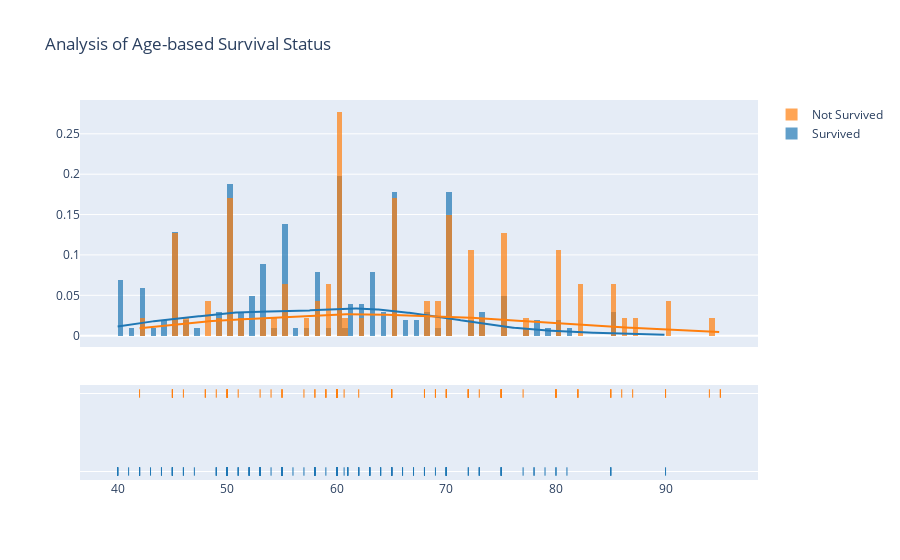

Source (notebook cell):
### Code cell
# Gender Factor Analysis
survival = HEART_DATA[HEART_DATA["DEATH_EVENT"] == 0]["age"]
not_surv = HEART_DATA[HEART_DATA["DEATH_EVENT"] == 1]["age"]
hist_data = [survival, not_surv]
group_labels = ["Survived", "Not Survived"]
fig = ff.create_distplot(hist_data, group_labels, bin_size = 0.5)
fig.update_layout(title_text = "Analysis of Age-based Survival Status")
fig.show()

### Figure 1 — Plotly figure (JSON) as saved in the notebook; plotly's stock layout.template omitted (floating-point values rounded to 4 significant figures; data arrays with more than 128 entries replaced by an {"elided": "..."} marker saying what was removed)
{"data": [{"autobinx": false, "histnorm": "probability density", "legendgroup": "Survived", "marker": {"color": "rgb(31, 119, 180)"}, "name": "Survived", "opacity": 0.7, "type": "histogram", "x": {"elided": "203 float values"}, "xaxis": "x", "xbins": {"end": 90, "size": 0.5, "start": 40}, "yaxis": "y"}, {"autobinx": false, "histnorm": "probability density", "legendgroup": "Not Survived", "marker": {"color": "rgb(255, 127, 14)"}, "name": "Not Survived", "opacity": 0.7, "type": "histogram", "x": [75, 55, 65, 50, 65, 90, 75, 60, 65, 80, 75, 62, 45, 50, 82, 87, 45, 70, 48, 65, 68, 75, 80, 95, 70, 58, 82, 94, 85, 50, 65, 69, 90, 82, 60, 70, 50, 70, 60, 50, 51, 60, 80, 57, 68, 53, 60, 70, 60, 95, 49, 72, 45, 50, 45, 60, 42, 72, 70, 65, 85, 69, 60, 60, 59, 60, 72, 85, 70, 86, 60, 46, 80, 72, 75, 72, 50, 45, 80, 59, 59, 65, 75, 58, 60.67, 50, 60, 45, 77, 48, 54, 73, 60, 55, 65, 55], "xaxis": "x", "xbins": {"end": 95, "size": 0.5, "start": 42}, "yaxis": "y"}, {"legendgroup": "Survived", "marker": {"color": "rgb(31, 119, 180)"}, "mode": "lines", "name": "Survived", "showlegend": false, "type": "scatter", "x": {"elided": "500 float values"}, "xaxis": "x", "y": {"elided": "500 float values"}, "yaxis": "y"}, {"legendgroup": "Not Survived", "marker": {"color": "rgb(255, 127, 14)"}, "mode": "lines", "name": "Not Survived", "showlegend": false, "type": "scatter", "x": {"elided": "500 float values"}, "xaxis": "x", "y": {"elided": "500 float values"}, "yaxis": "y"}, {"legendgroup": "Survived", "marker": {"color": "rgb(31, 119, 180)", "symbol": "line-ns-open"}, "mode": "markers", "name": "Survived", "showlegend": false, "type": "scatter", "x": {"elided": "203 float values"}, "xaxis": "x", "y": {"elided": "203 str values"}, "yaxis": "y2"}, {"legendgroup": "Not Survived", "marker": {"color": "rgb(255, 127, 14)", "symbol": "line-ns-open"}, "mode": "markers", "name": "Not Survived", "showlegend": false, "type": "scatter", "x": [75, 55, 65, 50, 65, 90, 75, 60, 65, 80, 75, 62, 45, 50, 82, 87, 45, 70, 48, 65, 68, 75, 80, 95, 70, 58, 82, 94, 85, 50, 65, 69, 90, 82, 60, 70, 50, 70, 60, 50, 51, 60, 80, 57, 68, 53, 60, 70, 60, 95, 49, 72, 45, 50, 45, 60, 42, 72, 70, 65, 85, 69, 60, 60, 59, 60, 72, 85, 70, 86, 60, 46, 80, 72, 75, 72, 50, 45, 80, 59, 59, 65, 75, 58, 60.67, 50, 60, 45, 77, 48, 54, 73, 60, 55, 65, 55], "xaxis": "x", "y": ["Not Survived", "Not Survived", "Not Survived", "Not Survived", "Not Survived", "Not Survived", "Not Survived", "Not Survived", "Not Survived", "Not Survived", "Not Survived", "Not Survived", "Not Survived", "Not Survived", "Not Survived", "Not Survived", "Not Survived", "Not Survived", "Not Survived", "Not Survived", "Not Survived", "Not Survived", "Not Survived", "Not Survived", "Not Survived", "Not Survived", "Not Survived", "Not Survived", "Not Survived", "Not Survived", "Not Survived", "Not Survived", "Not Survived", "Not Survived", "Not Survived", "Not Survived", "Not Survived", "Not Survived", "Not Survived", "Not Survived", "Not Survived", "Not Survived", "Not Survived", "Not Survived", "Not Survived", "Not Survived", "Not Survived", "Not Survived", "Not Survived", "Not Survived", "Not Survived", "Not Survived", "Not Survived", "Not Survived", "Not Survived", "Not Survived", "Not Survived", "Not Survived", "Not Survived", "Not Survived", "Not Survived", "Not Survived", "Not Survived", "Not Survived", "Not Survived", "Not Survived", "Not Survived", "Not Survived", "Not Survived", "Not Survived", "Not Survived", "Not Survived", "Not Survived", "Not Survived", "Not Survived", "Not Survived", "Not Survived", "Not Survived", "Not Survived", "Not Survived", "Not Survived", "Not Survived", "Not Survived", "Not Survived", "Not Survived", "Not Survived", "Not Survived", "Not Survived", "Not Survived", "Not Survived", "Not Survived", "Not Survived", "Not Survived", "Not Survived", "Not Survived", "Not Survived"], "yaxis": "y2"}], "layout": {"barmode": "overlay", "hovermode": "closest", "legend": {"traceorder": "reversed"}, "title": {"text": "Analysis of Age-based Survival Status"}, "xaxis": {"anchor": "y2", "domain": [0, 1], "zeroline": false}, "yaxis": {"anchor": "free", "domain": [0.35, 1], "position": 0}, "yaxis2": {"anchor": "x", "domain": [0, 0.25], "dtick": 1, "showticklabels": false}}}
